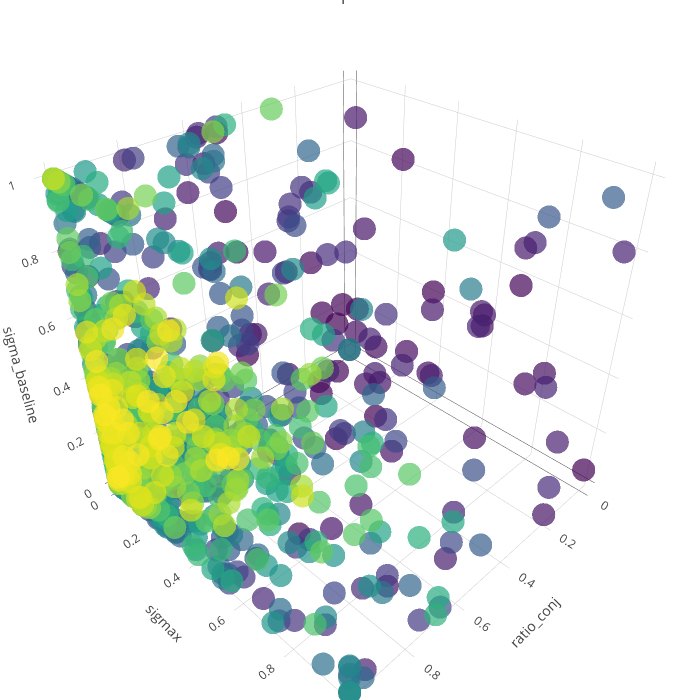

Source (notebook cell):
### Code cell
# Filter the start of steps only
df_cmaes_traj = df_best_fits[df_best_fits['step'] < 1000]
result_to_color = np.array(df_cmaes_traj['step'])
# result_to_color = np.array(df_cmaes_traj['dist_nll92'])
# result_to_color = np.log(result_to_color)

parameters = ['M', 'lapse_rate', 'sigma_baseline']
parameters = ['ratio_conj', 'sigmax', 'sigma_baseline']

text = ['> %s' % (x) for x in result_to_color]

trace1 = go.Scatter3d(
        x = df_cmaes_traj[parameters[0]],
        y = df_cmaes_traj[parameters[1]],
        z = df_cmaes_traj[parameters[2]],
        text = text,
        mode = 'markers',
        marker = go.Marker(
            color = result_to_color,
            size = 8,
            colorscale='Viridis',
            opacity=0.7
        )
    )
data = [trace1]
layout = go.Layout(
    title='Landscape for NLL',
    autosize=False,
    width=700,
    height=700,
    margin=dict(
        l=0,
        r=0,
        b=0,
        t=0),
    scene=go.Scene(
        xaxis=go.XAxis(
            title=parameters[0],
        ),
        yaxis=go.YAxis(
            title=parameters[1],
        ),
        zaxis=go.ZAxis(
            title=parameters[2],
        )
    )
)
fig = go.Figure(data=data, layout=layout)
py.iplot(fig)

### Figure 1 — Plotly figure (JSON) as saved in the notebook; plotly's stock layout.template omitted (floating-point values rounded to 4 significant figures; data arrays with more than 128 entries replaced by an {"elided": "..."} marker saying what was removed)
{"data": [{"marker": {"color": {"elided": "891 int values"}, "colorscale": "Viridis", "opacity": 0.7, "size": 8}, "mode": "markers", "text": {"elided": "891 str values"}, "type": "scatter3d", "x": {"elided": "891 float values"}, "y": {"elided": "891 float values"}, "z": {"elided": "891 float values"}}], "layout": {"autosize": false, "height": 700, "margin": {"b": 0, "l": 0, "r": 0, "t": 0}, "scene": {"xaxis": {"title": "ratio_conj"}, "yaxis": {"title": "sigmax"}, "zaxis": {"title": "sigma_baseline"}}, "title": "Landscape for NLL", "width": 700}}
